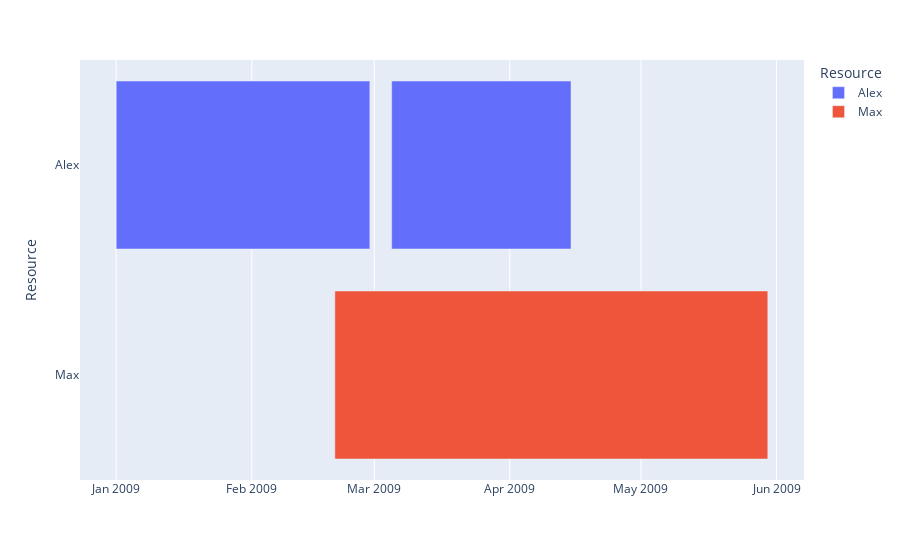

The notebook cell this image was saved under:
### Markdown cell above
### Gantt Charts and Timelines with plotly.express

### Code cell
df = pd.DataFrame([
    dict(Task="Job A", Start='2009-01-01', Finish='2009-02-28', Resource="Alex"),
    dict(Task="Job B", Start='2009-03-05', Finish='2009-04-15', Resource="Alex"),
    dict(Task="Job C", Start='2009-02-20', Finish='2009-05-30', Resource="Max")
])

fig = px.timeline(df, x_start="Start", x_end="Finish", y="Resource", color="Resource")
plotly.offline.plot(fig, filename='gantt_chart_01.html')
fig.show()

### Figure 1 — Plotly figure (JSON) as saved in the notebook; plotly's stock layout.template omitted (floating-point values rounded to 4 significant figures)
{"data": [{"alignmentgroup": "True", "base": ["2009-01-01", "2009-03-05"], "hovertemplate": "Resource=%{y}<br>Start=%{base}<br>Finish=%{x}<extra></extra>", "legendgroup": "Alex", "marker": {"color": "#636efa", "pattern": {"shape": ""}}, "name": "Alex", "offsetgroup": "Alex", "orientation": "h", "showlegend": true, "textposition": "auto", "type": "bar", "x": [5011200000, 3542400000], "xaxis": "x", "y": ["Alex", "Alex"], "yaxis": "y"}, {"alignmentgroup": "True", "base": ["2009-02-20"], "hovertemplate": "Resource=%{y}<br>Start=%{base}<br>Finish=%{x}<extra></extra>", "legendgroup": "Max", "marker": {"color": "#EF553B", "pattern": {"shape": ""}}, "name": "Max", "offsetgroup": "Max", "orientation": "h", "showlegend": true, "textposition": "auto", "type": "bar", "x": [8553600000], "xaxis": "x", "y": ["Max"], "yaxis": "y"}], "layout": {"barmode": "overlay", "legend": {"title": {"text": "Resource"}, "tracegroupgap": 0}, "margin": {"t": 60}, "xaxis": {"anchor": "y", "domain": [0, 1], "type": "date"}, "yaxis": {"anchor": "x", "categoryarray": ["Max", "Alex"], "categoryorder": "array", "domain": [0, 1], "title": {"text": "Resource"}}}}
